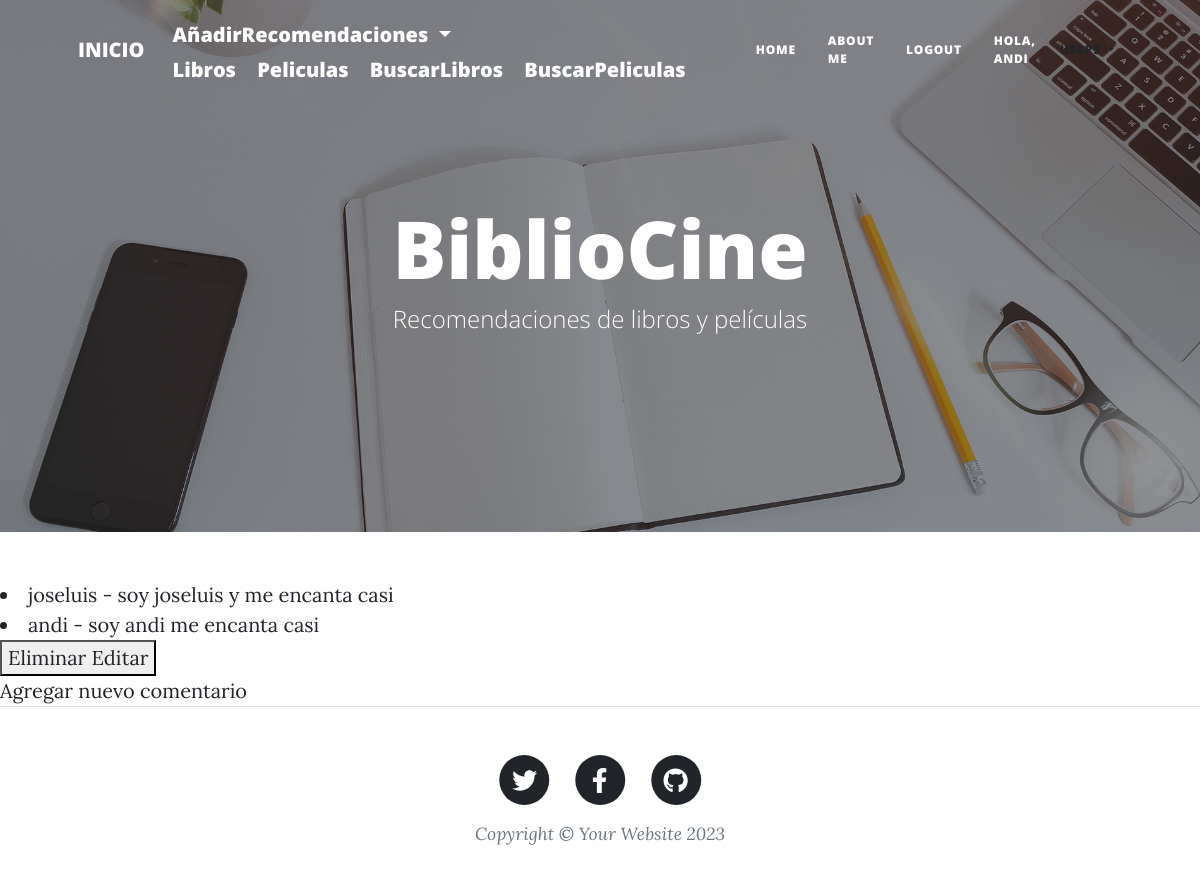
Screenshot of /AppBiblioCine/leerComentarioLibros/3 (signed in) with the database file from the repository.
### AppBiblioCine/models.py (models this page shows)
class ComentarioLibro(models.Model):
    libro = models.ForeignKey(Libro, related_name='comentariosLibros', on_delete=models.CASCADE, null=True)
    nombre = models.ForeignKey(User,blank=False,null=True,on_delete=models.CASCADE, verbose_name="nombre")
    comentario = models.TextField(null=True, blank=True)
    fechaComentario = models.DateTimeField(auto_now_add=True)
    class Meta:
        ordering = ['-fechaComentario']
    def __str__(self):
        return '%s - %s' % (self.nombre, self.comentario)

### AppBiblioCine/views.py (the view)
# urls.py: path( 'leerComentarioLibros/<id>', views.leerComentarioLibros, name='LeerComentarioLibros'),
def leerComentarioLibros(request, id):
    libro = get_object_or_404(Libro, id=id)
    comentarios = ComentarioLibro.objects.all()
    comentarios = ComentarioLibro.objects.filter(libro__id=id)
    contexto = {"libro": libro, "comentarios":comentarios}
    print(comentarios)
    return render(request, "AppBiblioCine/leerComentariosLibros.html", contexto)

### templates/AppBiblioCine/leerComentariosLibros.html (shortened to what this page needs)
{% extends 'AppAdministracion/padre.html' %}
{% load static %}
{% block CAMBIOS %}
    <!DOCTYPE html>
    <html lang="en">
    <head>
    </head>
    <body>
        {% for c in comentarios %}
            <li>{{c}}</li>
            {% if user.is_authenticated and user == c.nombre %}
            <button>
                <a href="{% url 'EliminarComentarioLibros' comentario_comentario=c.comentario|urlencode %}">Eliminar</a>
                <a href="{% url 'EditarComentarioLibros' comentario_comentario=c.comentario|urlencode %}">Editar</a>
            </button>
            {% endif %}
        {% endfor %}
        <br>
        <a href="{% url 'ComentarioLibros' libro.id %}">Agregar nuevo comentario</a>
    </body>
    </html>
{% endblock %}

### templates/AppAdministracion/padre.html (shortened to what this page needs)
<!DOCTYPE html>
<html lang="en">
    <head>
        {% load static %}
        <link href="{% static 'AppBiblioCine/css/styles.css' %}" rel="stylesheet" />
    </head>
    <body>
        <nav class="navbar navbar-expand-lg navbar-light" id="mainNav">
            <div class="container px-4 px-lg-5">
                <a class="navbar-brand" href="{% url 'Inicio' %}">INICIO</a>
                <div class="container">
                    {% if user.is_superuser %}
                        <li style="list-style: none; font-weight: bold;" class="navbar-brand dropdown">
                            <a class ="navbar-brand dropdown-toggle" href="#" role="button" data-bs-toggle="dropdown" aria-expanded="false">
                                AñadirRecomendaciones
                            </a>
                        </li>
                   {% endif %}
                    <a class="navbar-brand" href="{% url 'LeerLibros' %}">Libros</a>
                    <a class="navbar-brand" href="{% url 'LeerPeliculas' %}">Peliculas</a>
                    <a class="navbar-brand" href="{% url 'BusquedaLibro' %}">BuscarLibros</a>
                    <a class="navbar-brand" href="{% url 'BusquedaPelicula' %}">BuscarPeliculas</a>
                </div>
                <div class="collapse navbar-collapse" id="navbarResponsive">
                    <ul class="navbar-nav ms-auto py-4 py-lg-0 align-items-center">
                        <li class="nav-item"><a class="nav-link px-lg-3 py-3 py-lg-4 mb-0" href="{% url 'Inicio' %}">Home</a></li>
                        <li class="nav-item"><a class="nav-link px-lg-3 py-3 py-lg-4 mb-0" href="{% url 'AboutMe' %}">About Me</a></li>
                        <li class="nav-item"><a class="nav-link px-lg-3 py-3 py-lg-4 mb-0" href="{% url 'Logout' %}">Logout</a></li>
                        {% if request.user.is_authenticated %}
                            <li class="nav-item"><a class="nav-link px-lg-3 py-3 py-lg-4 mb-0" href="#">Hola, {{user.username}}</a></li>
                            <li style="list-style: none; font-weight: bold;" class="nav-item dropdown">
                                <a class="nav-link dropdown-toggle text-dark" href="#" role="button" data-bs-toggle="dropdown" aria-expanded="false">
                                    Users
                                </a>
                            </li>
                        {% endif %}
                    </ul>
                </div>
            </div>
        </nav>
        <header class="masthead" style="background-image: url('assets/img/home-bg.jpg')">
            <div class="container position-relative px-4 px-lg-5">
                <div class="row gx-4 gx-lg-5 justify-content-center">
                    <div class="col-md-10 col-lg-8 col-xl-7">
                        <div class="site-heading">
                            <h1>BiblioCine</h1>
                            <span class="subheading">Recomendaciones de libros y películas</span>
                        </div>
                    </div>
                </div>
            </div>
        </header>
        {% block CAMBIOS %}
        {% endblock %}
        <footer class="border-top">
            <div class="container px-4 px-lg-5">
                <div class="row gx-4 gx-lg-5 justify-content-center">
                    <div class="col-md-10 col-lg-8 col-xl-7">
                        <ul class="list-inline text-center">
                            <li class="list-inline-item">
                                <a href="#!">
                                    <span class="fa-stack fa-lg">
                                        <i class="fas fa-circle fa-stack-2x"></i>
                                        <i class="fab fa-twitter fa-stack-1x fa-inverse"></i>
                                    </span>
                                </a>
                            </li>
                            <li class="list-inline-item">
                                <a href="#!">
                                    <span class="fa-stack fa-lg">
                                        <i class="fas fa-circle fa-stack-2x"></i>
                                        <i class="fab fa-facebook-f fa-stack-1x fa-inverse"></i>
                                    </span>
                                </a>
                            </li>
                            <li class="list-inline-item">
                                <a href="#!">
                                    <span class="fa-stack fa-lg">
                                        <i class="fas fa-circle fa-stack-2x"></i>
                                        <i class="fab fa-github fa-stack-1x fa-inverse"></i>
                                    </span>
                                </a>
                            </li>
                        </ul>
                        <div class="small text-center text-muted fst-italic">Copyright &copy; Your Website 2023</div>
                    </div>
                </div>
            </div>
        </footer>
    </body>
</html>

### rows the page displays
ComentarioLibro: nombre+comentario "joseluis - soy joseluis y me encanta casi"
ComentarioLibro: nombre+comentario "andi - soy andi me encanta casi", shows "Eliminar"

### other values shown
{{ user.username }} "ANDI"
